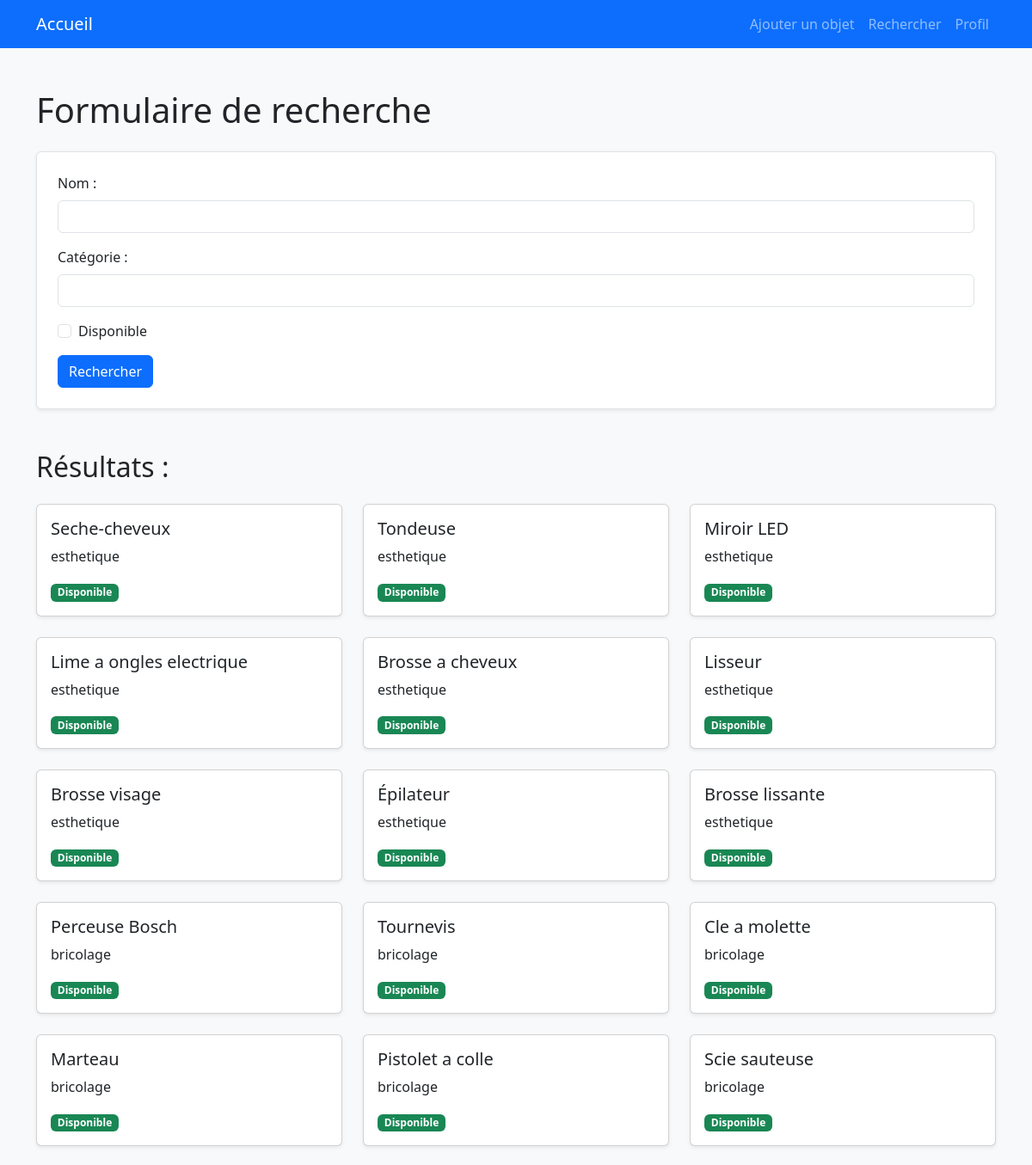
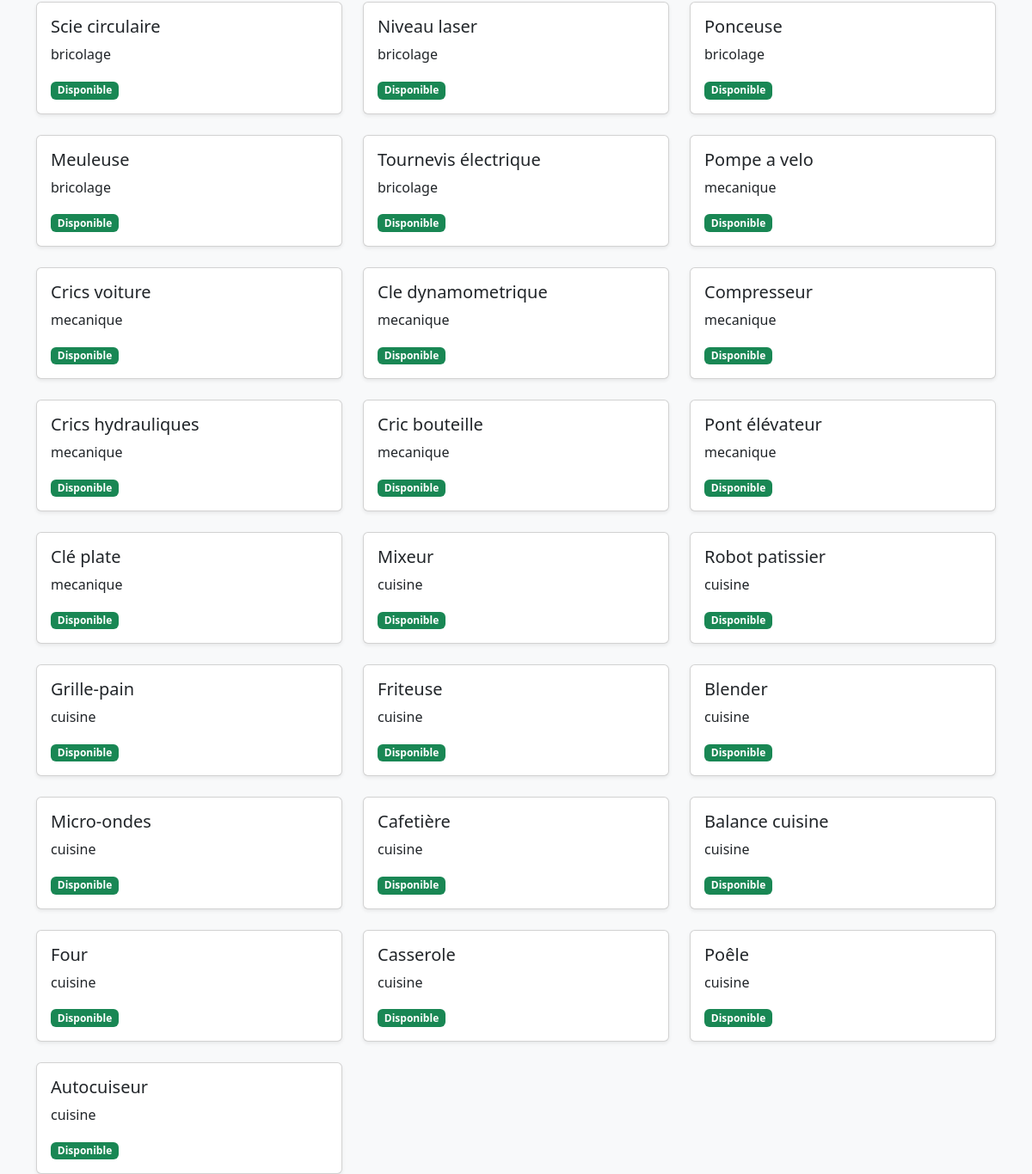
The app's page /pages/recherche.php?oui=1 with its own data (2 pictures, top to bottom).
### tables this page shows
CREATE TABLE obj_objet(
    id_objet INT AUTO_INCREMENT  PRIMARY KEY,
    nom_objet VARCHAR(50),
    id_categorie INT,
    id_membre INT,
    FOREIGN KEY (id_membre) REFERENCES obj_membres(id_membre),
    FOREIGN KEY (id_categorie) REFERENCES obj_categorie_objet(id_categorie)
);

CREATE TABLE obj_categorie_objet(
    id_categorie INT AUTO_INCREMENT  PRIMARY KEY,
    nom_categorie VARCHAR(50)
);

### inc/base.php (called while the page is built)
<?php
    function base() {
        return mysqli_connect("localhost" ,"root","","objet");
    }

### pages/recherche.php (the view, shortened to what this page needs)
<?php
include("../inc/function.php");
$nom = NULL;
$categorie = NULL;
$disponible = 0;
$resultat = null;
if (isset($_GET["oui"])) {
    $resultat = recherche($nom, $categorie, $disponible);
}
?>
<!DOCTYPE html>
<html lang="fr">
<head>
    <?= $bootstrap ?>
</head>
<body class="bg-light">
    <?php include("../inc/nav.php");?>
    <div class="container mt-5">
        <h1 class="mb-4">Formulaire de recherche</h1>
        <form action="recherche.php?oui=1" method="post" class="border p-4 rounded shadow-sm bg-white">
            <div class="mb-3">
                <label for="nom" class="form-label">Nom :</label>
                <input type="text" name="nom" id="nom" class="form-control">
            </div>
            <div class="mb-3">
                <label for="categorie" class="form-label">Catégorie :</label>
                <input type="text" name="categorie" id="categorie" class="form-control">
            </div>
            <div class="form-check mb-3">
                <input class="form-check-input" type="checkbox" name="disponible" value="1" id="disponible">
                <label class="form-check-label" for="disponible">
                    Disponible
                </label>
            </div>
            <button type="submit" class="btn btn-primary">Rechercher</button>
        </form>
        <?php
        if (isset($_GET["oui"])) {
            echo "<div class='mt-5'>";
            if ($resultat && mysqli_num_rows($resultat) > 0) {
                echo "<h2 class='mb-4'>Résultats :</h2>";
                echo "<div class='row row-cols-1 row-cols-md-2 row-cols-lg-3 g-4'>";
                while ($data = mysqli_fetch_assoc($resultat)) { ?>
                    <div class="col">
                        <div class="card shadow-sm h-100">
                            <div class="card-body">
                                <h5 class="card-title"><?= $data['nom_objet'] ?></h5>
                                <p class="card-text"><?= $data['nom_categorie'] ?></p>
                                <?php if (enCours($data['id_objet']) == '0') { ?>
                                    <span class="badge bg-success">Disponible</span>
                                <?php } else { ?>
                                    <span class="badge bg-warning text-dark">
                                        Emprunté - dispo le <?= enCours($data['id_objet']) ?>
                                    </span>
                                <?php } ?>
                            </div>
                        </div>
                    </div>
                <?php }
                echo "</div>";
            } else {
                echo "<p class='mt-4 alert alert-info'>Aucun résultat trouvé.</p>";
            }
            echo "</div>";
        }
        ?>
    </div>
</body>
</html>

### records on screen
obj_objet: nom_objet "Seche-cheveux", id_categorie.nom_categorie "esthetique"
obj_objet: nom_objet "Tondeuse", id_categorie.nom_categorie "esthetique"
obj_objet: nom_objet "Miroir LED", id_categorie.nom_categorie "esthetique"
obj_objet: nom_objet "Lime a ongles electrique", id_categorie.nom_categorie "esthetique"
obj_objet: nom_objet "Brosse a cheveux", id_categorie.nom_categorie "esthetique"
obj_objet: nom_objet "Lisseur", id_categorie.nom_categorie "esthetique"
obj_objet: nom_objet "Brosse visage", id_categorie.nom_categorie "esthetique"
obj_objet: nom_objet "Épilateur", id_categorie.nom_categorie "esthetique"
obj_objet: nom_objet "Brosse lissante", id_categorie.nom_categorie "esthetique"
obj_objet: nom_objet "Perceuse Bosch", id_categorie.nom_categorie "bricolage"
obj_objet: nom_objet "Tournevis", id_categorie.nom_categorie "bricolage"
obj_objet: nom_objet "Cle a molette", id_categorie.nom_categorie "bricolage"
obj_objet: nom_objet "Marteau", id_categorie.nom_categorie "bricolage"
obj_objet: nom_objet "Pistolet a colle", id_categorie.nom_categorie "bricolage"
obj_objet: nom_objet "Scie sauteuse", id_categorie.nom_categorie "bricolage"
obj_objet: nom_objet "Scie circulaire", id_categorie.nom_categorie "bricolage"
obj_objet: nom_objet "Niveau laser", id_categorie.nom_categorie "bricolage"
obj_objet: nom_objet "Ponceuse", id_categorie.nom_categorie "bricolage"
obj_objet: nom_objet "Meuleuse", id_categorie.nom_categorie "bricolage"
obj_objet: nom_objet "Tournevis électrique", id_categorie.nom_categorie "bricolage"
obj_objet: nom_objet "Pompe a velo", id_categorie.nom_categorie "mecanique"
obj_objet: nom_objet "Crics voiture", id_categorie.nom_categorie "mecanique"
obj_objet: nom_objet "Cle dynamometrique", id_categorie.nom_categorie "mecanique"
obj_objet: nom_objet "Compresseur", id_categorie.nom_categorie "mecanique"
obj_objet: nom_objet "Crics hydrauliques", id_categorie.nom_categorie "mecanique"
obj_objet: nom_objet "Cric bouteille", id_categorie.nom_categorie "mecanique"
obj_objet: nom_objet "Pont élévateur", id_categorie.nom_categorie "mecanique"
obj_objet: nom_objet "Clé plate", id_categorie.nom_categorie "mecanique"
obj_objet: nom_objet "Mixeur", id_categorie.nom_categorie "cuisine"
obj_objet: nom_objet "Robot patissier", id_categorie.nom_categorie "cuisine"
obj_objet: nom_objet "Grille-pain", id_categorie.nom_categorie "cuisine"
obj_objet: nom_objet "Friteuse", id_categorie.nom_categorie "cuisine"
obj_objet: nom_objet "Blender", id_categorie.nom_categorie "cuisine"
obj_objet: nom_objet "Micro-ondes", id_categorie.nom_categorie "cuisine"
obj_objet: nom_objet "Cafetière", id_categorie.nom_categorie "cuisine"
obj_objet: nom_objet "Balance cuisine", id_categorie.nom_categorie "cuisine"
obj_objet: nom_objet "Four", id_categorie.nom_categorie "cuisine"
obj_objet: nom_objet "Casserole", id_categorie.nom_categorie "cuisine"
obj_objet: nom_objet "Poêle", id_categorie.nom_categorie "cuisine"
obj_objet: nom_objet "Autocuiseur", id_categorie.nom_categorie "cuisine"
